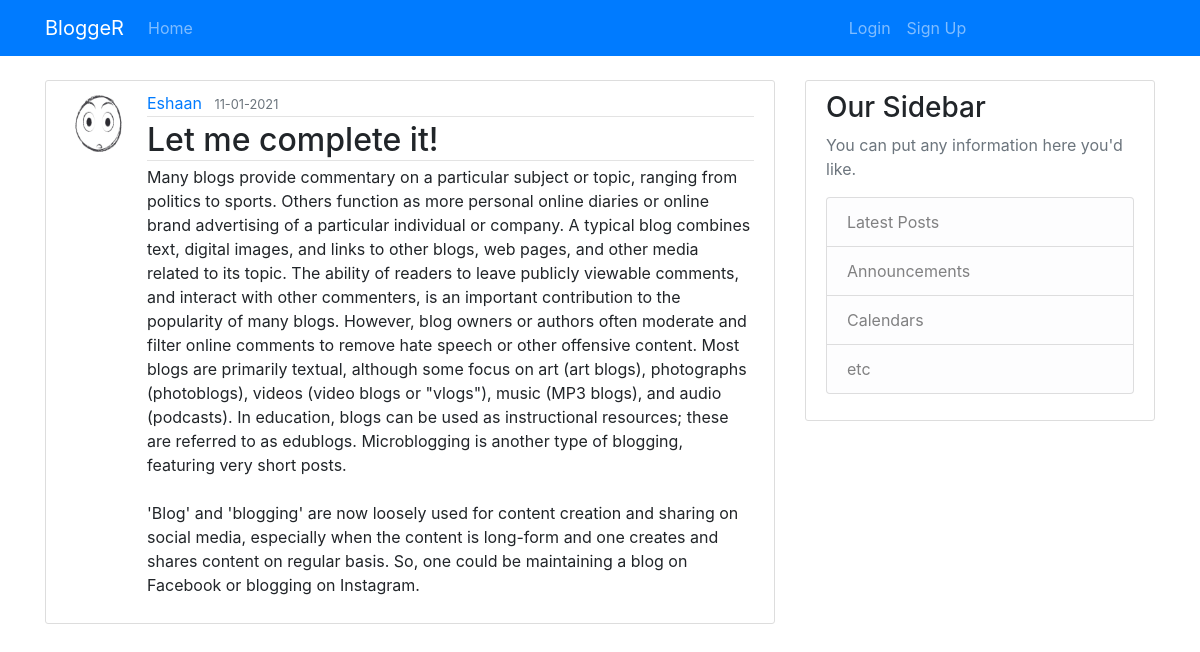
/post/6, run on the app's committed database.
### main/models.py (models this page shows, shortened)
class User(db.Model,UserMixin):
    id = db.Column(db.Integer, primary_key=True)
    username = db.Column(db.String(20), unique=True, nullable=False)
    email = db.Column(db.String(120), unique=True, nullable=False)
    image_file = db.Column(db.String(20), unique=False,
                           nullable=False, default="default.jpg")
    password = db.Column(db.String(60), nullable=False)
    posts = db.relationship('Post',
                            backref=db.backref('author', lazy=True))

class Post(db.Model):
    id = db.Column(db.Integer, primary_key=True)
    title = db.Column(db.String, nullable=False)
    date_posted = db.Column(db.DateTime, nullable=False,
                            default=datetime.utcnow)
    content = db.Column(db.Text, nullable=False)
    user_id = db.Column(db.Integer, db.ForeignKey('user.id'), nullable=False)

### main/routes.py (the view)
@app.route('/post/<int:post_id>')
def post(post_id):
    post=Post.query.get_or_404(post_id)
    return render_template('post.html',title=post.title,post=post)

### main/templates/post.html (shortened to what this page needs)
{%extends "layout.html" %}
{%block content%}
<article class="media content-section">
	<img src="{{url_for('static',filename='picture/'+post.author.image_file)}}" class='rounded-circle article-img'>
	<div class="media-body">
		<div class="article-metadata">
			<a class="mr-2" href="#">{{ post.author.username }}</a>
            <small class="text-muted">{{ post.date_posted.strftime('%d-%m-%Y') }}</small>
		</div>
		<h2 class="article-metadata">{{ post.title }}</h2>
		<p class="article-content">{{ post.content }}</p>
	</div>
</article>
{%endblock content%}

### main/static/main.css (style rules this page uses)
body { background: #fafafa; color: #333333; margin-top: 5rem; }
h1, h2, h3, h4, h5, h6 { color: #444444; }
.content-section { background: #ffffff; padding: 10px 20px; border: 1px solid #dddddd; border-radius: 3px; margin-bottom: 20px; }
.article-content { white-space: pre-line; }
.article-img { height: 65px; width: 65px; margin-right: 16px; }
.article-metadata { padding-bottom: 1px; margin-bottom: 4px; border-bottom: 1px solid #e3e3e3 }

### data on the page
User: image_file (placeholder picture), author.username "Eshaan"
Post: date_posted "11-01-2021", title "Let me complete it!", content "Many blogs provide commentary on a particular subject or topic, ranging from politics to sports. Others function as more personal online diaries or online brand advertising of a particular individual or company. A typical blog combines text, digital images, and links to other blogs, web pages, and other media related to its topic. The ability of readers to leave publicly viewable comments, and interact with other commenters, is an important contribution to the popularity of many blogs. However, blog owners or authors often moderate and filter online comments to remove hate speech or other offensive content. Most blogs are primarily textual, although some focus on art (art blogs),…"
